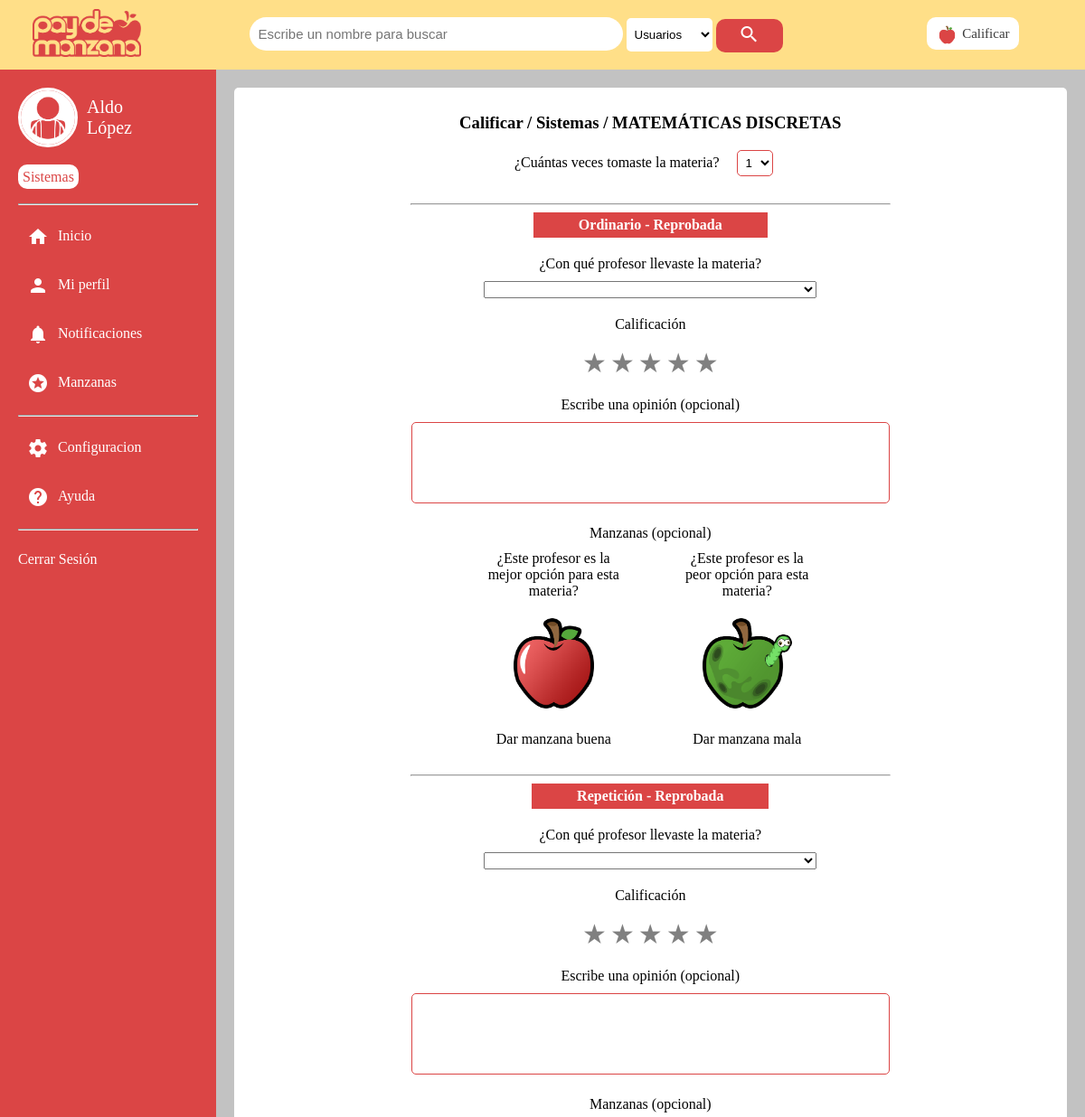
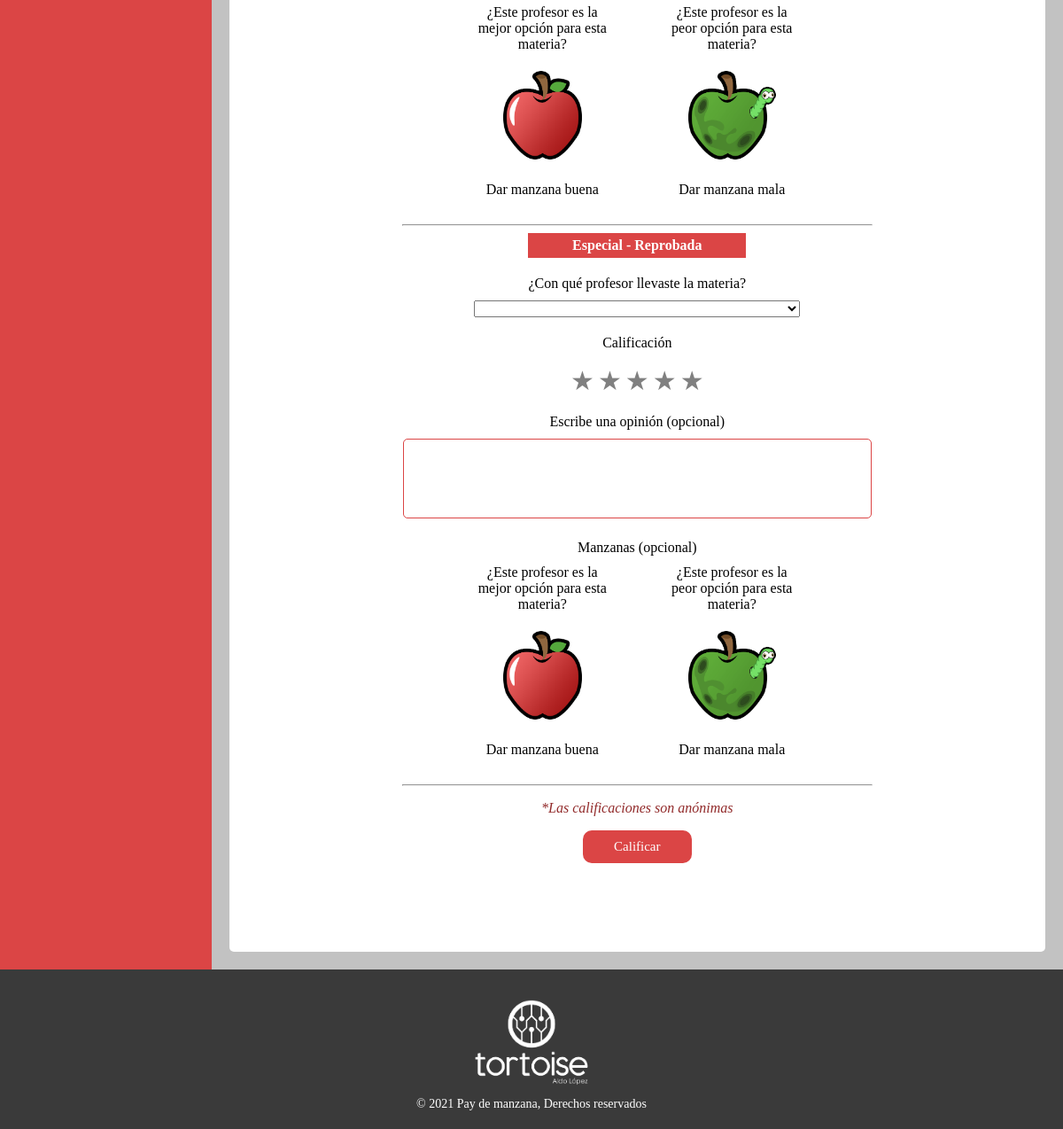
The page /Calificar/calificar?materia=3 (signed in) on the database its author committed (2 pictures, top to bottom).
### tables this page shows
CREATE TABLE `usuario_presentacion` (
  `Usuario` char(8) NOT NULL,
  `Imagen_ruta` varchar(60) NOT NULL,
  `Descripcion` varchar(500) NOT NULL
);

CREATE TABLE `usuario` (
  `No_control` char(8) NOT NULL,
  `Nombre` varchar(60) NOT NULL,
  `Apellido` varchar(80) NOT NULL,
  `Sexo` enum('Masculino','Femenino','Sin especificar') NOT NULL,
  `Correo` varchar(25) NOT NULL,
  `Carrera` int(11) NOT NULL,
  `Anio_ingreso` year(4) NOT NULL
);

CREATE TABLE `carrera` (
  `Id_carrera` int(11) NOT NULL,
  `Nombre_carrera` varchar(100) DEFAULT NULL,
  `Nombre_corto` varchar(20) DEFAULT NULL,
  `Semestres` int(11) DEFAULT NULL
);

CREATE TABLE `materia` (
  `Id_materia` int(11) NOT NULL,
  `Nombre_materia` varchar(100) NOT NULL,
  `Semestre` int(11) NOT NULL,
  `Carrera` int(11) NOT NULL
);

### model/usuario/ver_perfil.php (called while the page is built, shortened)
<?php
    $sql="SELECT Nombre, Apellido, Carrera FROM usuario WHERE No_control=:usuario";
    $resultado=$base->prepare($sql);
    $resultado->bindValue(":usuario",$usuario);
    $resultado->execute();
    $registro=$resultado->fetch((PDO::FETCH_ASSOC));
    $profilename = $registro["Nombre"] . " " . $registro["Apellido"];
    $carrera = $registro["Carrera"];
    $sql="SELECT Imagen_ruta FROM usuario_presentacion WHERE Usuario=:usuario";
    $resultado=$base->prepare($sql);
    $resultado->bindValue(":usuario",$usuario);
    $resultado->execute();
    $registro=$resultado->fetch((PDO::FETCH_ASSOC));
    $profileimage = $registro["Imagen_ruta"];
    $sql="SELECT * FROM carrera WHERE Id_carrera=:carrera";
    $resultado=$base->prepare($sql);
    $resultado->bindValue(":carrera",$carrera);
    $resultado->execute();
    $registro=$resultado->fetch((PDO::FETCH_ASSOC));
    $profilecareer = $registro["Nombre_corto"];
?>

### model/usuario/ver_materia.php (called while the page is built, shortened)
<?php
    $sql="SELECT * FROM materia WHERE Id_materia=:materia";
    $resultado=$base->prepare($sql);
    $resultado->bindValue(":materia",$materia);
    $resultado->execute();
    $registro=$resultado->fetch((PDO::FETCH_ASSOC));
    $subjectname = $registro["Nombre_materia"];
?>

### model/Calificar/ver_calificacion.php (called while the page is built)
<?php
    $sql="SELECT COUNT(*) as Calif FROM calificacion WHERE Materia=:materia AND Usuario=:usuario";
    $resultado=$base->prepare($sql);
    $resultado->bindValue(":materia",$materia);
    $resultado->bindValue(":usuario",$usuario);
    $resultado->execute();
    $registro=$resultado->fetch((PDO::FETCH_ASSOC));
    $reviews = $registro["Calif"];
?>

### model/Calificar/obtener_profesores.php (called while the page is built)
<?php
    $sql = "SELECT * FROM profesor";
    $resultado=$base->prepare($sql);
    $resultado->execute();
    $registros=$resultado->fetchAll((PDO::FETCH_OBJ));
?>

### view/Calificar/nueva_calificacion.php (the view, shortened to what this page needs)
<?php
    $subjectstatus = "Ordinario";
    switch($i){
        case 0: $subjectstatus = "Ordinario";
        break;
        case 1: $subjectstatus = "Repetición";
        break;
        case 2: $subjectstatus = "Especial";
        break;
    }
?>
<div class="nueva-calif" id="nueva-calif-<?php echo $i+1;?>">
<hr>
    <h4><?php echo $subjectstatus;?> - <span class="estatus" id="estatus-<?php echo $i+1;?>">Reprobada</span></h4>
    <label class="title">¿Con qué profesor llevaste la materia?</label>
    <select id="required-<?php echo $i+1;?>" name="profesor-<?php echo $i+1;?>" class="form-control form-control-chosen-required" data-placeholder="Escribe el nombre del profesor...">
        <option></option>
        <?php
            foreach($registros as $profesores){
                echo "<option value=\"$profesores->Id_profesor\">";
                echo '</option>';
            }
        ?>
    </select>
    <label class="title">Calificación</label>
    <p class="clasificacion">
          <label class="star" for="radio1-<?php echo $i+1;?>">★</label><label class="star" for="radio2-<?php echo $i+1;?>">★</label><label class="star" for="radio3-<?php echo $i+1;?>">★</label><label class="star" for="radio4-<?php echo $i+1;?>">★</label><label class="star" for="radio5-<?php echo $i+1;?>">★</label>
    </p>
    <label class="title" for="opinion">Escribe una opinión (opcional)</label>
    <textarea name="opinion-<?php echo $i+1;?>" id="opinion-<?php echo $i+1;?>" cols="6" rows="4" maxlength="300"></textarea>
    <label class="title">Manzanas (opcional)</label>
    <div class="manzana-B">
        <span>¿Este profesor es la mejor opción para esta materia?</span>
        <label class="manzana" for="myCheckbox1-<?php echo $i+1;?>"><img height="100px" src="../images/manzana-buena.png" /></label>
        <span>Dar manzana buena</span>
        </div>
    <div class="manzana-M">
        <span>¿Este profesor es la peor opción para esta materia?</span>
        <label class="manzana" for="myCheckbox2-<?php echo $i+1;?>"><img height="100px" src="../images/manzana-mala.png" /></label>
        <span>Dar manzana mala</span>
    </div>
</div>

### view/common/sidebar/side_folder.php
<div class="sidebar" id="sidebar">
    <div class="perfil">
        <div class="nombre">
            <img src="../uploads/profile-images/<?php echo $profileimage; ?>" alt="perfil" width="60px">
            <span><?php echo $profilename; ?></span>
        </div>
        <div class="carrera">
            <span><?php echo $profilecareer; ?></span>
        </div>
    </div>
    <ul>
        <hr>
        <li><a href="../" id="side-inicio"><i class="material-icons">home</i><span class="side-text">Inicio</span></a></li>
        <li><a href="#" id="side-perfil"><i class="material-icons">person</i><span class="side-text">Mi perfil</span></a></li>
        <li><a href="#" id="side-notificaciones"><i class="material-icons">notifications</i><span class="side-text">Notificaciones</span></a></li>
        <li><a href="#" id="side-manzanas"><i class="material-icons">stars</i><span class="side-text">Manzanas</span></a></li>
        <hr>
        <li><a href="#" id="side-config"><i class="material-icons">settings</i><span class="side-text">Configuracion</span></a></li>
        <li><a href="#" id="side-ayuda"><i class="material-icons">help</i><span class="side-text">Ayuda</span></a></li>
        <hr>
        <li><a href="../logout" id="side-ayuda"><span class="side-text">Cerrar Sesión</span></a></li>
    </ul>
</div>

### view/Calificar/calificar.php (shortened to what this page needs)
<?php
    require_once("../model/Calificar/ver_calificacion.php");
?>
<div class="espacio">
    <div class="frame">
        <h3>Calificar / <?php echo $profilecareer;?> / <?php echo $subjectname;?></h3>
        <?php
            require_once("../model/Calificar/obtener_profesores.php");
            if($reviews<1){
        ?>
            <form action="<?php echo(basename($_SERVER['PHP_SELF'],".php")."?materia=$materia"); ?>" method="post" onsubmit="return validarCalificacion();">
                <label for="#">¿Cuántas veces tomaste la materia?</label>
                <select name="n-veces" id="n-veces" onchange="cambiarveces();">
                    <option value="1">1</option>
                </select>
                <?php
                    for($i=0;$i<3;$i++){
                        require("../view/Calificar/nueva_calificacion.php");
                    }
                ?>
                <hr>
                <p class="leyenda-calis">*Las calificaciones son anónimas</p>
                <input type="submit" name="calificar" value="Calificar">
            </form>
        <?php
            }else{
                require("../view/Calificar/editar_calificacion.php");
            }
        ?>
    </div>
</div>

### style/header.css (style rules this page uses)
body { margin: 0; padding: 0; font-family: ProximaNova-Regular; }
body { padding: 0px 0px; background: #c2c2c2; }
body header { width: 100%; background: #ffdf88; display: -webkit-box; display: -ms-flexbox; display: flex; -webkit-box-align: center; -ms-flex-align: center; align-items: center; }
body header div { display: inline-block; vertical-align: middle; text-align: center; }
body header .barra-top { padding: 10px; width: 100%; }
body header .barra-top .buscar { width: 70%; }
body header .barra-top .buscar input[type="text"], body header .barra-top .buscar input[type="tel"], body header .barra-top .buscar input[type="email"], body header .barra-top .buscar input[type="password"], body header .barra-top .buscar input[type="number"] { background: #FFF; width: 50%; max-width: 1000px; border-radius: 20px; -webkit-box-sizing: border-box; box-sizing: border-box; border: 0px solid #db4545; font-size: 15px; padding: 10px; }
body header .barra-top .buscar select { line-height: 1.3; padding: 10px 5px; -webkit-box-sizing: border-box; box-sizing: border-box; border: 0px solid #db4545; border-radius: 5px; background: #ffffff; }
body header .barra-top .buscar select option { font-weight: normal; padding: 5px; }
body header .barra-top .buscar button { color: #ffffff; border: 0; border-radius: 10px; background: #db4545; padding: 5px 25px; vertical-align: middle; }
body header .barra-top .img { width: 10%; }
body header .barra-top .calificar { width: 15%; }
body header .barra-top .calificar a { font-size: 15px; font-family: Proxima Nova Bold; text-decoration: none; color: #3a3a3a; padding: 10px; border-radius: 10px; border: 0px solid #db4545; background: #FFFFFF; }
body header .barra-top .calificar a img { vertical-align: middle; }

### style/side-bar.css (style rules this page uses)
body { margin: 0; padding: 0; font-family: ProximaNova-Regular; }
.main .contenido .sidebar { margin: 0px 0px; width: 250px; background: #db4545; color: #FFFFFF; padding: 20px; float: left; overflow: hidden; -ms-flex-wrap: wrap; flex-wrap: wrap; -webkit-box-pack: justify; -ms-flex-pack: justify; justify-content: space-between; }
.main .contenido .sidebar ul { display: block; width: 100%; list-style: none; margin: 10px 0px; text-align: left; list-style-type: none; padding: 0px; height: 100vh; }
.main .contenido .sidebar ul li { width: 100%; margin: 0px; display: block; }
.main .contenido .sidebar ul li a { width: 100%; padding: 15px 0px; display: block; text-decoration: none; color: #FFFFFF; -webkit-transition: padding .3s; transition: padding .3s; }
.main .contenido .sidebar ul li a i { margin: 0px 10px; vertical-align: middle; }
.main .contenido .sidebar .perfil .nombre { width: 70px; height: 70px; display: -webkit-box; display: -ms-flexbox; display: flex; }
.main .contenido .sidebar .perfil .nombre img { width: 60px; height: 60px; border-radius: 50%; border: 3px solid #ffffff; -o-object-fit: cover; object-fit: cover; float: left; }
.main .contenido .sidebar .perfil .nombre span { float: left; margin: 10px 10px; font-size: 20px; vertical-align: middle; -webkit-box-align: center; -ms-flex-align: center; align-items: center; }
.main .contenido .sidebar .carrera { margin: 20px auto; }
.main .contenido .sidebar .carrera span { padding: 5px; border-radius: 10px; background: #ffffff; color: #db4545; font-family: Proxima Nova Bold; }

### style/footer.css (style rules this page uses)
body { margin: 0; padding: 0; font-family: ProximaNova-Regular; }
footer { text-align: center; width: 100%; background: #3a3a3a; color: #FFFFFF; font-size: 14px; }
footer div { width: 100%; padding: 20px 0px; }
footer div img { width: 150px; display: block; margin: 10px auto; }

### style/Calificar/main.css (style rules this page uses)
.espacio { width: 100%; padding: 20px; -webkit-box-sizing: border-box; box-sizing: border-box; }
.espacio .frame { width: 100%; margin: 0px auto; background: #FFFFFF; padding: 10px 20px 100px 20px; -webkit-box-sizing: border-box; box-sizing: border-box; border-radius: 5px; text-align: center; }

### rows shown on the page
usuario_presentacion: Imagen_ruta (picture)
usuario: profilename "Aldo López"
carrera: Nombre_corto "Sistemas"
materia: Nombre_materia "MATEMÁTICAS DISCRETAS"

### other values the page prints
$subjectstatus "Ordinario"
$subjectstatus "Repetición"
$subjectstatus "Especial"
